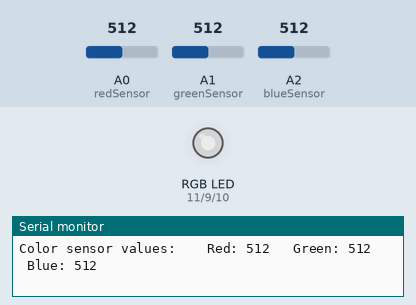
Simulated run of this sketch. Board: Arduino Uno, built with avr-gcc and run on an emulated ATmega328P. Shown: an RGB LED mixed from three pins (HIGH = lit), the last lines printed to the serial monitor. Inputs (shaded band) come from the test bench; at power-on: A0 (redSensor) = 512, A1 (greenSensor) = 512, A2 (blueSensor) = 512. Dim RGB values are drawn brighter than linear.

Above: at 1.2 s.
1.3 s: A0 (redSensor) set to 412
At 1.8 s:
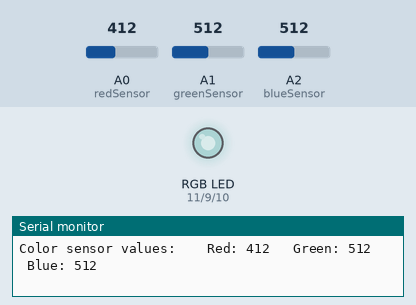
4.3 s: A0 (redSensor) set to 388
At 5.4 s:
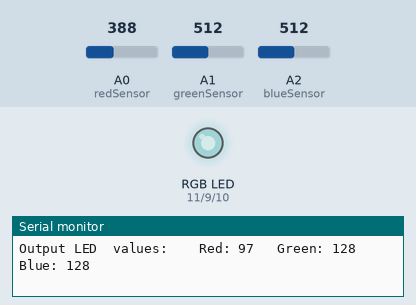
7.3 s: A1 (greenSensor) set to 410
At 7.9 s:
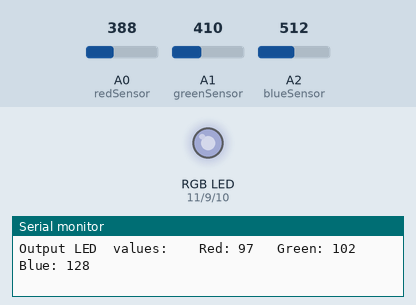
10.3 s: A1 (greenSensor) set to 391
At 11.0 s:
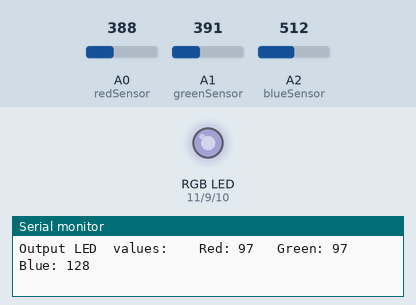
13.3 s: A2 (blueSensor) set to 409
At 13.7 s:
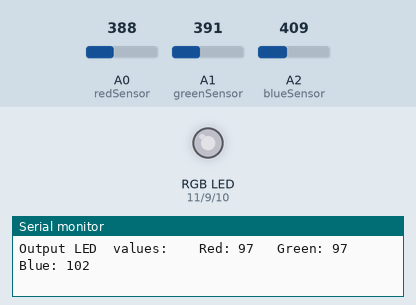
14.9 s: A2 (blueSensor) set to 389
At 15.6 s:
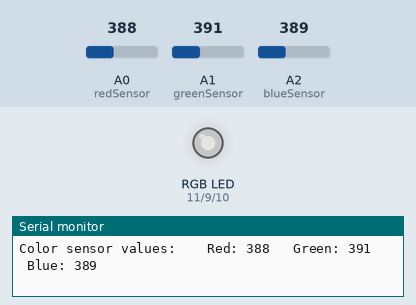
Timing chart, 0 to 17.9 s (numbered marks = the images above; inputs shaded):
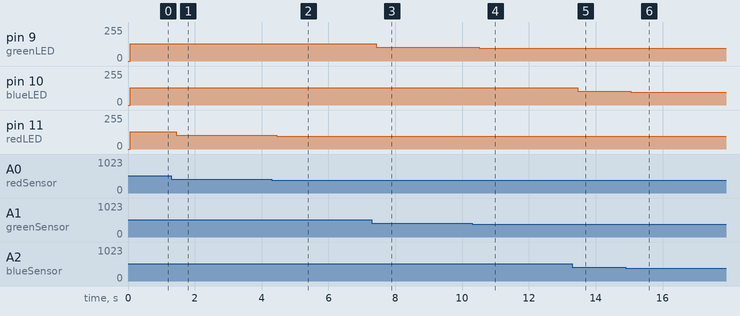

The sketch:

assignment1_1.ino
```cpp
//sets the pins that each pin of the LED is attached to with respect to color
const int greenLED = 9;
const int redLED = 11;
const int blueLED = 10;

//sets the analog pins that each photoresistor is attached to based on color
const int greenSensor = A1;
const int redSensor = A0;
const int blueSensor = A2;

//setting integers to describe how brightly to light up the LED pins later
int greenValue = 0;
int redValue = 0;
int blueValue = 0;

//setting a value for the reading of the photoresistor values for each color
int greenSensorValue = 0;
int redSensorValue = 0;
int blueSensorValue = 0;

void setup() {
  //initialize the serial monitor as is protocol
  Serial.begin(9600);

  //set the LED pins as outputs for the Arduino circuit
  pinMode(greenLED, OUTPUT);
  pinMode(redLED, OUTPUT);
  pinMode(blueLED, OUTPUT);
}

void loop() {

  //read the analog values of each photoresistor and assign the value to the "___Sensorvalue" to be used later
  greenSensorValue = analogRead(greenSensor);
  //wait 5 ms before reading the next value
  delay(5);
  redSensorValue = analogRead(redSensor);
  delay(5);
  blueSensorValue = analogRead(blueSensor);
  delay(5);

  //Print in the serial monitor what the values of each photoresistor's voltage are from the previous step
  Serial.print("Color sensor values: \t Red: ");
  Serial.print(redSensorValue);
  Serial.print("\t Green: ");
  Serial.print(greenSensorValue);
  Serial.print("\t Blue: ");
  Serial.println(blueSensorValue);

  //calculates how brightly to set the output voltages for each dolored pin of the LED
  greenValue = greenSensorValue/4;
  redValue = redSensorValue/4;
  blueValue = blueSensorValue/4;

  //Print in the serial monitor what the output voltages for each pin of the LED are by color
  Serial.print("Output LED  values: \t Red: ");
  Serial.print(redValue);
  Serial.print("\t Green: ");
  Serial.print(greenValue);
  Serial.print("\t Blue: ");
  Serial.println(blueValue);

  //Set the LED pins to the appropriate voltage values
  analogWrite(greenLED, greenValue);
  analogWrite(redLED, redValue);
  analogWrite(blueLED, blueValue);

  //iterate infinitely
  }
```

Measured:
- after the input at 1.3 s, pin 11 (redLED): 128/255 → 103/255 after 0.15 s
- after the input at 4.3 s, pin 11 (redLED): 103/255 → 97/255 after 0.15 s
- after the input at 7.3 s, pin 9 (greenLED): 128/255 → 102/255 after 0.12 s
- after the input at 10.3 s, pin 9 (greenLED): 102/255 → 97/255 after 0.21 s
- after the input at 13.3 s, pin 10 (blueLED): 128/255 → 102/255 after 0.16 s
- after the input at 14.9 s, pin 10 (blueLED): 102/255 → 97/255 after 0.14 s
